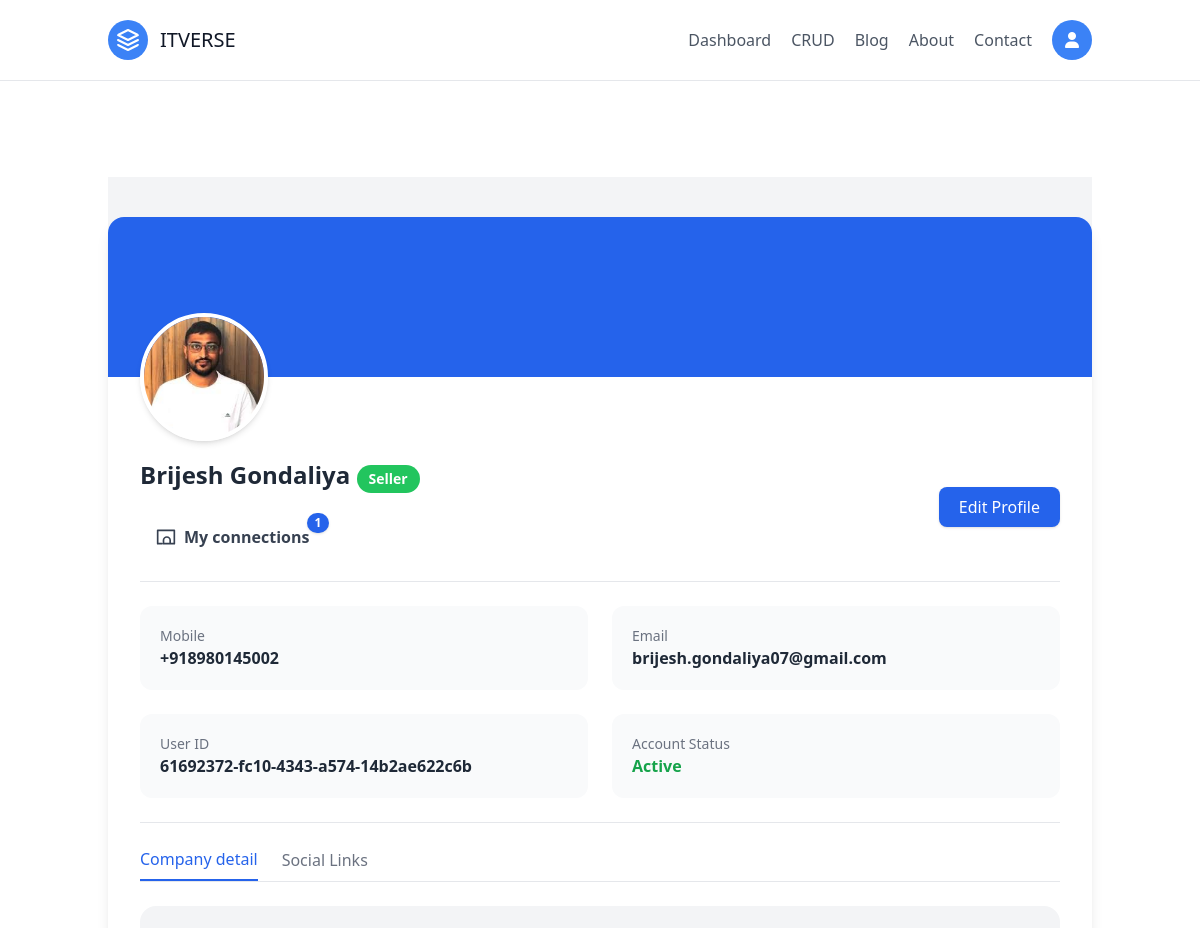
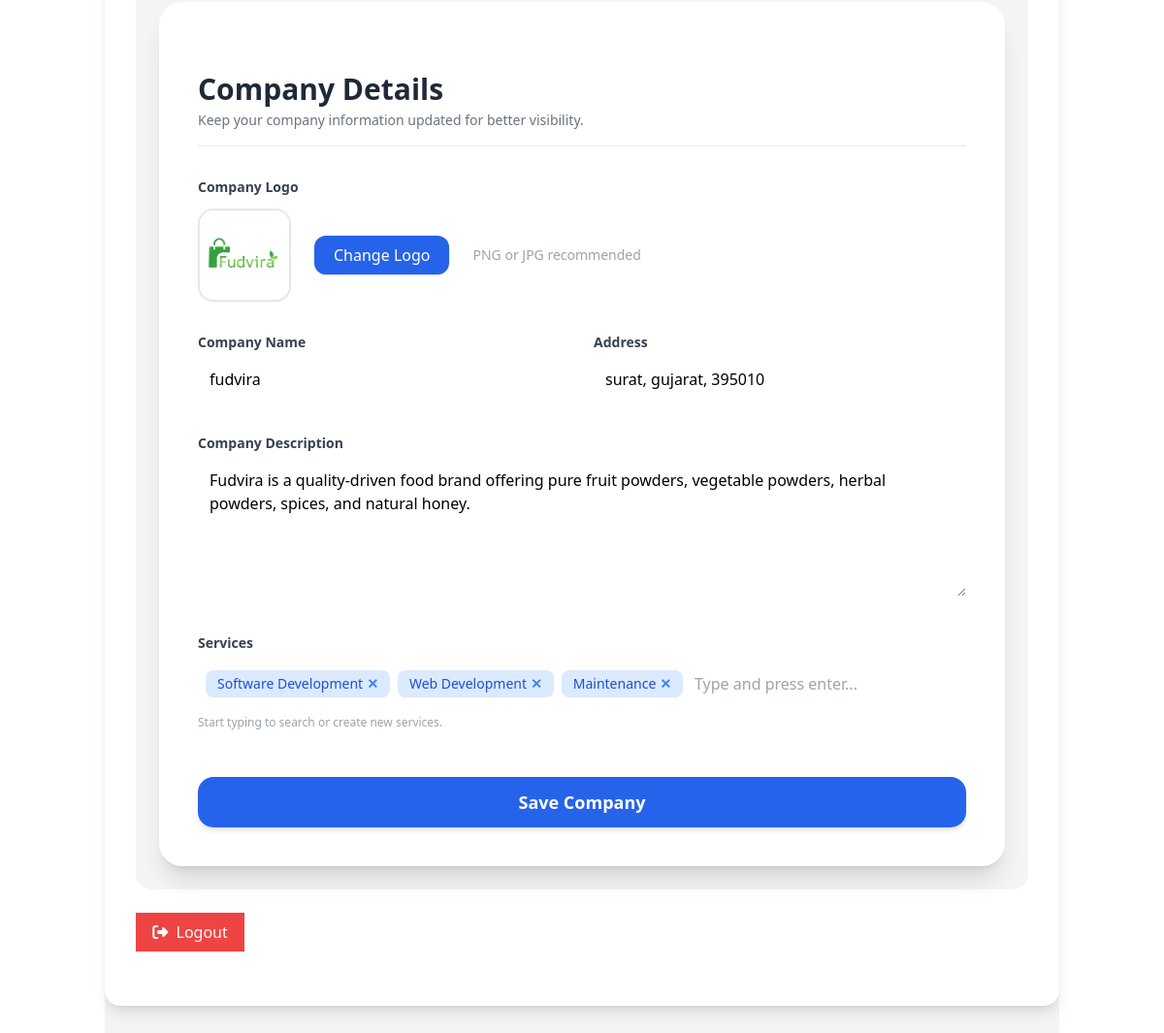
Screenshot of /profile/ (signed in) with the database file from the repository (2 pictures, top to bottom).
### apps/users/models.py (models this page shows, shortened)
class User(BaseClass):
    USER_TYPE_CHOICES = (
        ("buyer", "Buyer"),
        ("seller", "Seller"),
    )
    user_type = models.CharField(max_length=50, null=False, blank=False, choices=USER_TYPE_CHOICES)
    profile = models.ImageField(upload_to=profile_upload_path, default="defaults/user.png")
    fullname = models.CharField(max_length=200, null=True, blank=True, default="-")
    email = models.EmailField(max_length=100, null=False, blank=False, unique=True)
    mobile = models.CharField(max_length=100, null=False, blank=False, unique=True)
    pancard = models.FileField(upload_to=pancard_upload_path, null=False, blank=False)
    password = models.CharField(max_length=255, null=False, blank=False)
    is_active = models.BooleanField(default=False)

class Company(BaseClass):
    contact_person = models.ForeignKey(User, on_delete=models.CASCADE)
    logo = models.ImageField(
        upload_to=company_logo_upload_path,
        default="default/company.png"
    )
    name = models.CharField(max_length=255)
    content = models.TextField()
    address = models.CharField(max_length=255)
    services = models.ManyToManyField(
        Service,
        related_name="companies",
        blank=True
    )

### apps/dashboard/views.py (the view)
    def wrapper(request, *args, **kwargs):
        user_id = request.session.get("user_id")
        if not user_id:
            messages.error(request, "Please login first.")
            return redirect("login")
        return view_func(request, *args, **kwargs)

### apps/dashboard/views.py (called while the page is built)
def login_required(view_func):
    def wrapper(request, *args, **kwargs):
        user_id = request.session.get("user_id")
        if not user_id:
            messages.error(request, "Please login first.")
            return redirect("login")
        return view_func(request, *args, **kwargs)
    return wrapper

@login_required
def profile(request):
    user_id_ = request.session["user_id"]
    get_user = User.objects.get(id=user_id_)
    company = Company.objects.filter(contact_person=user_id_).first()
    services = Service.objects.filter(is_approved=True)
    if get_user.user_type == "seller":
        company_services_ = company.services.filter(is_approved=True)
    else:
        company_services_ = None
    social_links = socialLinks.objects.filter(user=user_id_)
    context = {
        "user": get_user,
        "company": company,
        "company_services_":company_services_,
        "services": services,
        "social_links": social_links,
        "total_connections": total_connections(get_user)
    }
    return render(request, "dashboard/profile.html", context)

### apps/users/services.py (called while the page is built)
def get_connected_users(user):
    return User.objects.filter(
        Q(sent_requests__receiver=user, sent_requests__is_accepted=True) |
        Q(received_requests__sender=user, received_requests__is_accepted=True)
    ).distinct()

def total_connections(user):
    return get_connected_users(user).count()

### apps/dashboard/templates/dashboard/profile.html (shortened to what this page needs)
{% extends 'dashboard/base.html' %}
{% block body %}
<div class="min-h-screen bg-gray-100 py-10">
    <div class="max-w-5xl mx-auto bg-white shadow-lg rounded-2xl overflow-hidden">
        <div class="bg-blue-600 h-40 relative">
            <div class="absolute -bottom-16 left-8">
                <img src="{{user.profile.url}}" class="w-32 h-32 rounded-full border-4 border-white shadow-md">
            </div>
        </div>
        <div class="pt-20 pb-8 px-8">
            <div class="flex flex-col md:flex-row md:items-center md:justify-between">
                <div>
                    <h2 class="text-2xl font-bold text-gray-800">
                        {{user.fullname|title}}
                        {% if user.user_type == "seller" %}
                        <span
                            class="inline-block mt-2 px-3 py-1 text-sm font-semibold text-white bg-green-500 rounded-full">
                            Seller
                        </span>
                        {% else %}
                        <span
                            class="inline-block mt-2 px-3 py-1 text-sm font-semibold text-white bg-purple-500 rounded-full">
                            Buyer
                        </span>
                        {% endif %}
                    </h2>
                    <a href="{% url 'connections' %}"
                        class="relative inline-flex items-center gap-2 mt-6 px-4 py-2 font-semibold text-gray-700 hover:text-blue-600 transition">
                        <svg xmlns="http://www.w3.org/2000/svg" class="w-5 h-5" fill="none" viewBox="0 0 24 24"
                            stroke="currentColor">
                            <path stroke-linecap="round" stroke-linejoin="round" stroke-width="2"
                                d="M17 20h5V4H2v16h5m10 0v-4a4 4 0 00-8 0v4m8 0H9" />
                        </svg>
                        My connections
                        <span
                            class="absolute -top-1 -right-1 bg-blue-600 text-white text-xs font-bold px-2 py-0.5 rounded-full shadow">
                            {{ total_connections }}
                        </span>
                    </a>
                </div>
                <button onclick="openModal()"
                    class="mt-4 md:mt-0 bg-blue-600 hover:bg-blue-700 text-white px-5 py-2 rounded-lg shadow">
                    Edit Profile
                </button>
            </div>
            <div class="border-t my-6"></div>
            <div class="grid md:grid-cols-2 gap-6">
                <div class="bg-gray-50 p-5 rounded-xl">
                    <p class="text-gray-500 text-sm">Mobile</p>
                    <p class="font-semibold text-gray-800">
                        {{user.mobile}}
                    </p>
                </div>
                <div class="bg-gray-50 p-5 rounded-xl">
                    <p class="text-gray-500 text-sm">Email</p>
                    <p class="font-semibold text-gray-800">
                        {{user.email}}
                    </p>
                </div>
                <div class="bg-gray-50 p-5 rounded-xl">
                    <p class="text-gray-500 text-sm">User ID</p>
                    <p class="font-semibold text-gray-800">
                        {{user.id}}
                    </p>
                </div>
                <div class="bg-gray-50 p-5 rounded-xl">
                    <p class="text-gray-500 text-sm">Account Status</p>
                    {% if user.is_active %}
                    <span class="font-semibold text-green-600">Active</span>
                    {% else %}
                    <span class="font-semibold text-red-600">Deactive</span>
                    {% endif %}
                </div>
            </div>
            <div class="border-t my-6"></div>
            <div class="border-b mb-6">
                <div class="flex gap-6">
                    {% if user.user_type == "seller" %}
                    <button onclick="openTab('company')" class="tab-btn text-blue-600 border-b-2 border-blue-600 pb-2">
                        Company detail
                    </button>
                    {% endif %}
                    <button onclick="openTab('social')" class="tab-btn text-gray-500 hover:text-blue-600 pb-2">
                        Social Links
                    </button>
                </div>
            </div>
            {% if user.user_type == "seller" %}
            <div id="company" class="tab-content">
                <div class="bg-gray-100 p-6 rounded-2xl">
                    <form action="{% url 'add_company' %}" method="POST" enctype="multipart/form-data"
                        class="max-w-4xl mx-auto bg-white p-10 rounded-3xl shadow-xl space-y-8">
                        <div class="border-b pb-4">
                            <h2 class="text-3xl font-bold text-gray-800">
                                Company Details
                            </h2>
                            <p class="text-gray-500 text-sm mt-1">
                                Keep your company information updated for better visibility.
                            </p>
                        </div>
                        <div>
                            <label class="block text-sm font-semibold text-gray-700 mb-3">
                                Company Logo
                            </label>
                            <div class="flex items-center gap-6">
                                <div class="relative">
                                    <img id="logoPreview"
                                        src="{% if company and company.logo %}{{ company.logo.url }}{% else %}/media/default/company.png{% endif %}"
                                        class="w-24 h-24 rounded-2xl object-cover border-2 border-gray-200 shadow-sm">
                                </div>
                                <label
                                    class="cursor-pointer bg-blue-600 hover:bg-blue-700 text-white px-5 py-2 rounded-xl shadow transition">
                                    Change Logo
                                </label>
                                <span class="text-sm text-gray-400">
                                    PNG or JPG recommended
                                </span>
                            </div>
                        </div>
                        <div class="grid md:grid-cols-2 gap-6">
                            <div>
                                <label class="block text-sm font-semibold text-gray-700 mb-1">
                                    Company Name
                                </label>
                                <input type="text" name="name" value="{{ company.name|default:'' }}"
                                    placeholder="Enter company name" class="w-full border-none border-gray-300 rounded-xl p-3
                                  focus:ring-2 focus:ring-blue-500
                                  focus:border-blue-500
                                  outline-none transition">
                            </div>
                            <div>
                                <label class="block text-sm font-semibold text-gray-700 mb-1">
                                    Address
                                </label>
                                <input type="text" name="address" value="{{ company.address|default:'' }}"
                                    placeholder="Enter company address" class="w-full border-none border-gray-300 rounded-xl p-3
                                  focus:ring-2 focus:ring-blue-500
                                  focus:border-blue-500
                                  outline-none transition">
                            </div>
                        </div>
                        <div>
                            <label class="block text-sm font-semibold text-gray-700 mb-1">
                                Company Description
                            </label>
                            <textarea name="content" rows="5" placeholder="Tell users about your company..." class="w-full border-none  rounded-xl p-3
                                 focus:ring-2 focus:ring-blue-500
                                 focus:border-blue-500
                                 outline-none transition">{{ company.content|default:'' }}</textarea>
                        </div>
                        <div>
                            <div x-data="serviceSelect()" class="w-full">
                                <label class="block text-sm font-semibold text-gray-700 mb-2">
                                    Services
                                </label>
                                <div
                                    class="flex flex-wrap items-center gap-2 border-none rounded-xl p-2 focus-within:ring-2 focus-within:ring-blue-500">
                                    <template x-for="(service, index) in selected" :key="service">
                                        <span
                                            class="flex items-center gap-1 bg-blue-100 text-blue-700 px-3 py-1 rounded-lg text-sm">
                                            <span x-text="service"></span>
                                            <button type="button" @click="remove(index)"
                                                class="text-blue-500 hover:text-red-500 font-bold">
                                                ✕
                                            </button>
                                        </span>
                                    </template>
                                    <input type="text" x-model="search" @input="filter()"
                                        @keydown.enter.prevent="createService()" placeholder="Type and press enter..."
                                        class="flex-1 outline-none p-1 min-w-[120px]">
                                </div>
                            </div>
                            <p class="text-xs text-gray-400 mt-2">
                                Start typing to search or create new services.
                            </p>
                        </div>
                        <div class="pt-4">
                            <button type="submit" class="w-full bg-blue-600 hover:bg-blue-700
                               text-white py-3 rounded-2xl
                               font-semibold text-lg
                               shadow-md hover:shadow-lg
                               transition duration-200">
                                Save Company
                            </button>
                        </div>
                    </form>
                </div>
            </div>
            {% endif %}
            <a href="{% url 'logout' %}"
                class="w-28 h-10 flex items-center my-6 justify-center bg-red-500 hover:bg-red-600 text-white">
                <i class="fa-solid fa-right-from-bracket"></i> &nbsp; Logout
            </a>
        </div>
    </div>
</div>
{% endblock %}

### rows the page displays
User: profile (picture), fullname "Brijesh Gondaliya", mobile "+918980145002", email "brijesh.gondaliya07@gmail.com", id "61692372-fc10-4343-a574-14b2ae622c6b"
Company: logo (picture), name "fudvira", address "surat, gujarat, 395010", content "Fudvira is a quality-driven food brand offering pure fruit powders, vegetable powders, herbal powders, spices, and natural honey."

### other values shown
{{ total_connections }} "1"
